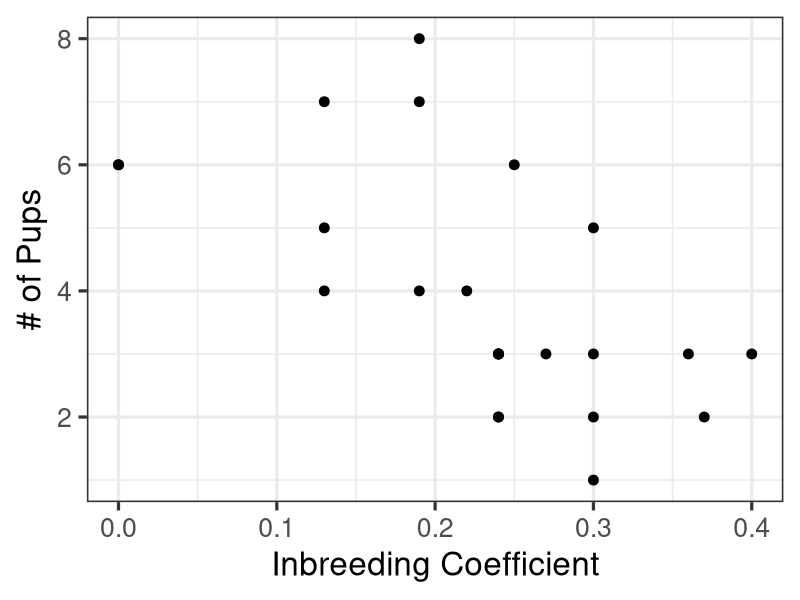
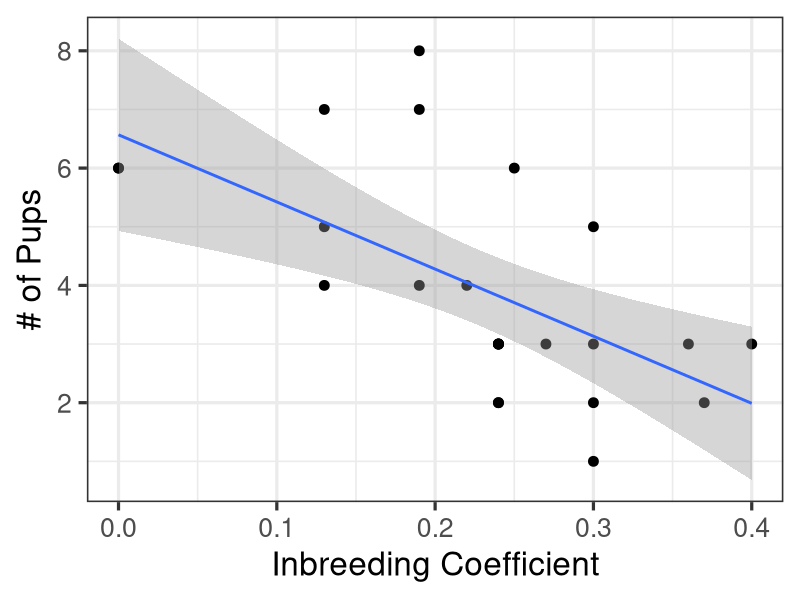
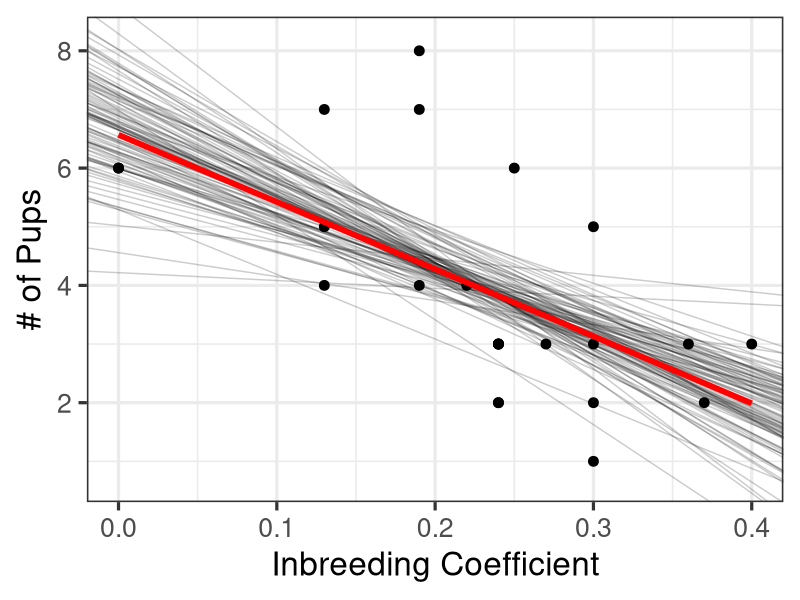
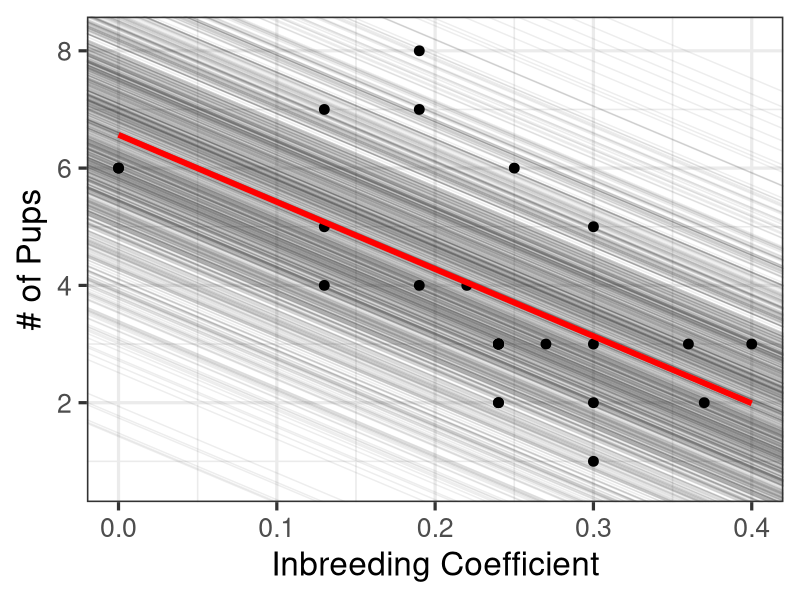
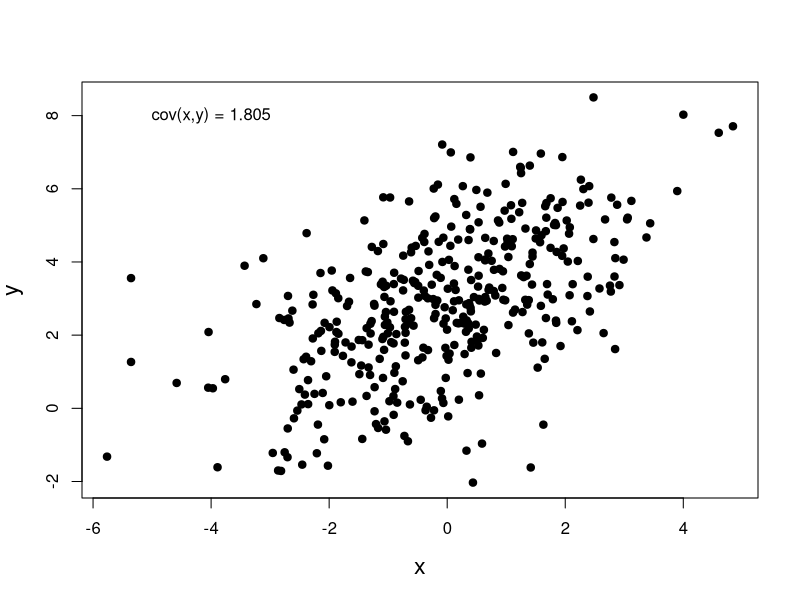
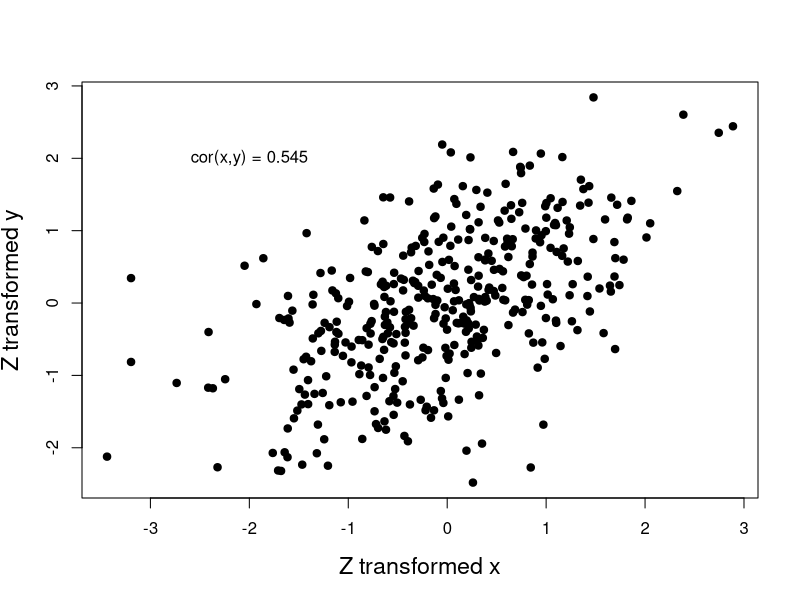
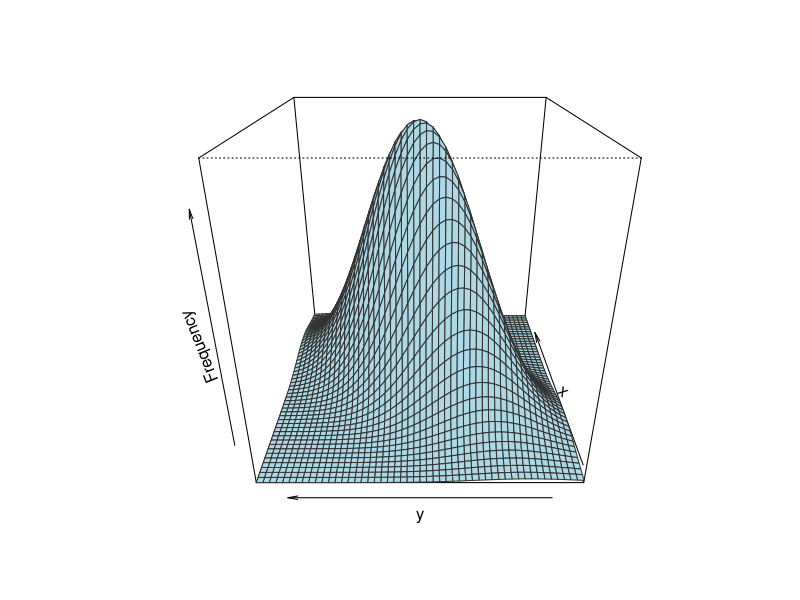
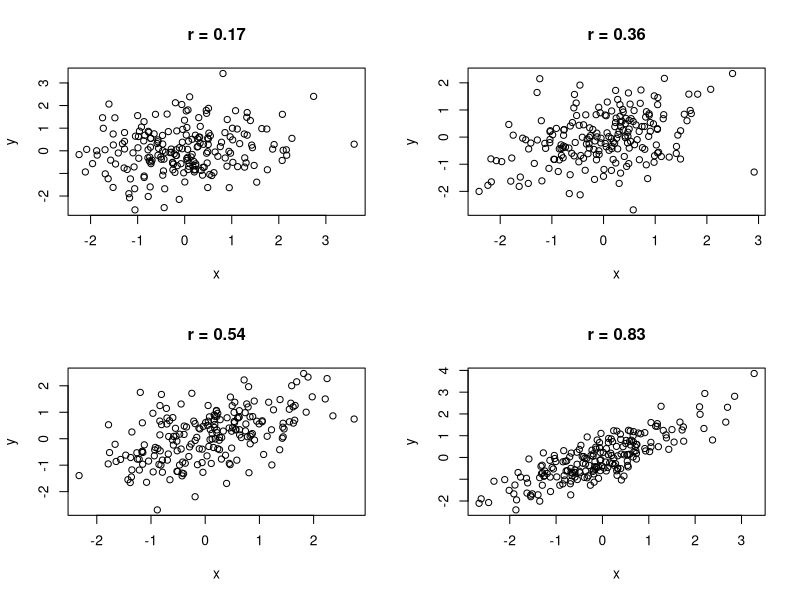

The R script that drew these images, in order:
## ---- chunk 1
library(knitr)
library(ggplot2)
library(dplyr)
library(modelr)
library(tidyr)
library(mvtnorm)
library(broom)
library(arm)

opts_chunk$set(fig.height=7, 
               fig.width = 10,
               fig.align = "center",
               comment=NA, 
               warning=FALSE, 
               echo = FALSE,
               message = FALSE)

options(htmltools.dir.version = FALSE)
theme_set(theme_bw(base_size=16))
## ---- chunk 2
wolves <- read.csv("lectures/data/11/16e2InbreedingWolves.csv")

wolfplot <- ggplot(data=wolves, mapping=aes(x=inbreeding.coefficient, y=pups)) +
xlab("Inbreeding Coefficient") + ylab("# of Pups") +
geom_point(size=3) +
theme_bw(base_size=24)

wolfplot
## ---- chunk 3
wolfplot +
  stat_smooth(method = "lm")
## ---- chunk 4

## ---- chunk 5

## ---- chunk 6
wolf_mod <- lm(pups ~ inbreeding.coefficient,
               data = wolves)

tidy(wolf_mod)[,1:3] %>%
  kable(digits = 3, "html") %>%
  kableExtra::kable_styling("striped")
## ---- chunk 7

## ---- chunk 8

## ---- chunk 9

## ---- chunk 10

## ---- chunk 11

## ---- chunk 12
coef_sim <- sim(wolf_mod)

wolfplot +
  geom_abline(slope = coef(coef_sim)[,2],
              intercept = coef(coef_sim)[,1],
              alpha = 0.2) +
  stat_smooth(method = "lm", fill = NA, color = 'red', lwd = 2)
## ---- chunk 13
glance(wolf_mod)[c(1,3)] %>%
  knitr::kable(digits = 3, "html") %>%
  kableExtra::kable_styling("striped")
## ---- chunk 14

coef_sim_1k <- sim(wolf_mod, n.sims = 1e3)

res <- rnorm(length(sigma.hat(coef_sim_1k)), 0, sigma.hat(coef_sim_1k))

wolfplot +
  geom_abline(slope = mean(coef(coef_sim_1k)[,2]),
              intercept = mean(coef(coef_sim_1k)[,1])+res,
              alpha = 0.07) +
  stat_smooth(method = "lm", fill = NA, color = 'red', lwd = 2)
## ---- chunk 15

## ---- chunk 16
#create a data frame to show a multivariate normal distribution
sigma <- matrix(c(3,2,2,4), ncol=2)
vals <- rmvnorm(n=500, mean=c(1,2), sigma=sigma)

nums<-seq(-5,5,.2)
data_mvnorm<-expand.grid(x1=nums, x2=nums)
data_mvnorm$freq<-dmvnorm(data_mvnorm, sigma=sigma)

#make up some fake data
set.seed(697)
data_rmnorm<-as.data.frame(rmvnorm(400, sigma=sigma))
names(data_rmnorm)=c("x", "y")
data_rmnorm$y<-data_rmnorm$y + 3

plot(y~x, pch=19, data=data_rmnorm, cex.lab=1.4)
text(-4,8, paste("cov(x,y) = ",round(cov(data_rmnorm)[1,2],3), sep=""))

## ---- chunk 17

plot((y-mean(y))/sd(y)~I(x/sd(x)), pch=19, data=data_rmnorm, 
     xlab="\nZ transformed x", ylab = "Z transformed y", cex.lab=1.4)
text(-2,2, paste("cor(x,y) = ",round(cor(data_rmnorm)[1,2],3), sep=""))

## ---- chunk 18

facetCols<-heat.colors(length(unique(data_mvnorm$freq)))
data_mvnorm$fCols<-as.numeric(as.factor(data_mvnorm$freq))
with(data_mvnorm, 
     persp(nums, nums, matrix(freq, nrow=length(nums)),
           xlab="x", ylab="y", zlab="Frequency",
           theta = -90, phi = 25,  ltheta=145, border=gray(0.2),
           col="lightblue", cex.axis=2
           ))
## ---- chunk 19

set.seed(1001)
par(mfrow=c(2,2))
for(i in c(0.2, 0.4, 0.6, 0.8)){
  xy<-as.data.frame(rmvnorm(200, sigma=matrix(c(1, i, i, 1), byrow=T, nrow=2)))
  names(xy)<-c("x", "y")
  plot(y~x, data=xy, mar=c(3,1,1,2), main=paste("r = ", round(cor(xy)[1,2],2), sep=""))
  
}
par(mfrow=c(1,1))
## ---- chunk 20

## ---- chunk 21
round(cov(wolves),2)
## ---- chunk 22
round(cor(wolves),2)
## ---- chunk 23

set.seed(1001)
sampdf <- data.frame(x=1:50)
sampdf <- within(sampdf, {
       y1 <- rnorm(50, 3*x, 10)
       y2 <- rnorm(50, 3*x, 40)
       y3 <- y2/3
})

#cor(sampdf)
#lines and slopes
par(mfrow=c(1,3))
par(cex.lab=3, cex.axis=2.1, cex.main=3)
plot(y1 ~ x, data=sampdf, main="Slope = 3, r = 0.98", ylim=c(-60, 180))
abline(lm(y1~x, data=sampdf), lwd=2, col="red")
plot(y2 ~ x, data=sampdf, main="Slope = 3, r = 0.72", ylim=c(-60, 180))
abline(lm(y2~x, data=sampdf), lwd=2, col="red")
plot(y3 ~ x, data=sampdf, main="Slope = 1, r = 0.72", ylim=c(-60, 180))
abline(lm(y3~x, data=sampdf), lwd=2, col="red")
par(mfrow=c(1,1))

## ---- chunk 24
wolves <- wolves %>%
  mutate(pups_std = (pups - mean(pups))/sd(pups),
         inbreeding_std = (inbreeding.coefficient - mean(inbreeding.coefficient))/sd(inbreeding.coefficient),
         )

cor_mod <- lm(pups_std ~inbreeding_std, data = wolves )

tidy(cor_mod)[,1:3] %>%
  kable(digits = 3, "html") %>%
  kableExtra::kable_styling("striped")
## ---- chunk 25
wolves <- wolves %>%
  mutate(inbreeding.centered = inbreeding.coefficient -
           mean(inbreeding.coefficient))

cent_mod <- lm(pups ~inbreeding.centered, data = wolves )

tidy(cent_mod)[,1:3] %>%
  kable(digits = 3, "html") %>%
  kableExtra::kable_styling("striped")
## ---- chunk 26
ggplot(data=wolves, mapping=aes(x=inbreeding.centered, y=pups)) +
  xlab("Inbreeding Coefficient") + 
  ylab("# of Pups") +
  geom_point(size=3) +
  theme_bw(base_size=24) +
  stat_smooth(method = "lm") +
  geom_vline(xintercept = 0, color = "red", lty = 2)
## ---- chunk 27
wolfplot +
  stat_smooth(method = "glm", 
              method.args = list(family=gaussian(link = "log")))
## ---- chunk 28
wolf_mod_log <- lm(log(pups) ~ inbreeding.coefficient,
               data = wolves)

tidy(wolf_mod_log)[,1:3] %>%
  kable(digits = 3, "html") %>%
  kableExtra::kable_styling("striped")
